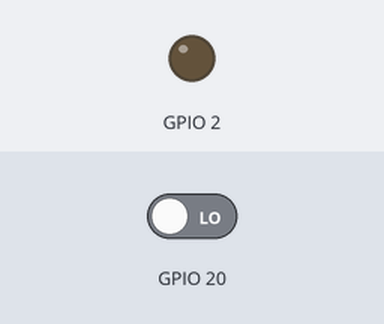
A program run on a simulated Raspberry Pi (BCM pin numbers). Shown: output pins drawn as LEDs (lit = HIGH). The inputs (shaded band) are chosen by the test bench; at power-on: GPIO 20 LOW.

Above: at 1.2 s.
1.3 s: GPIO 20 driven HIGH
At 2.5 s:
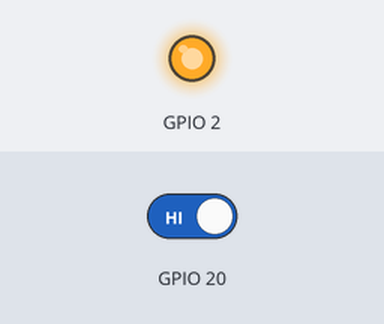
2.8 s: GPIO 20 driven LOW
At 3.7 s:
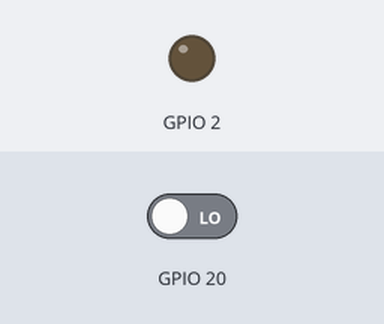
Timing chart, 0 to 5.8 s (numbered marks = the images above; inputs shaded):
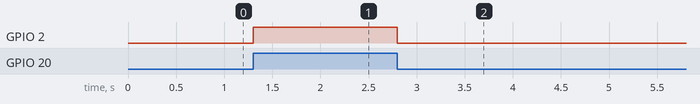

Measured:
- after the input at 1.3 s, GPIO 2: LOW → HIGH at once
- after the input at 2.8 s, GPIO 2: HIGH → LOW at once

The program:

Clase05_Ejemplo03_PulsadorLed.py
```python
import RPi.GPIO as GPIO

GPIO.setmode(GPIO.BCM)
GPIO.setup(2,GPIO.OUT)
GPIO.setup(20,GPIO.IN)

try:
    while True:
        GPIO.output(2,GPIO.input(20))
except:
    GPIO.cleanup()
    print("Fin de Programa")

'''
try:
    while True:
        if GPIO.input(20) == GPIO.HIGH:
            GPIO.output(2,GPIO.HIGH)
        else:
            GPIO.output(2,GPIO.LOW)
except:
    GPIO.cleanup()
    print("Fin de programa")'''
```
